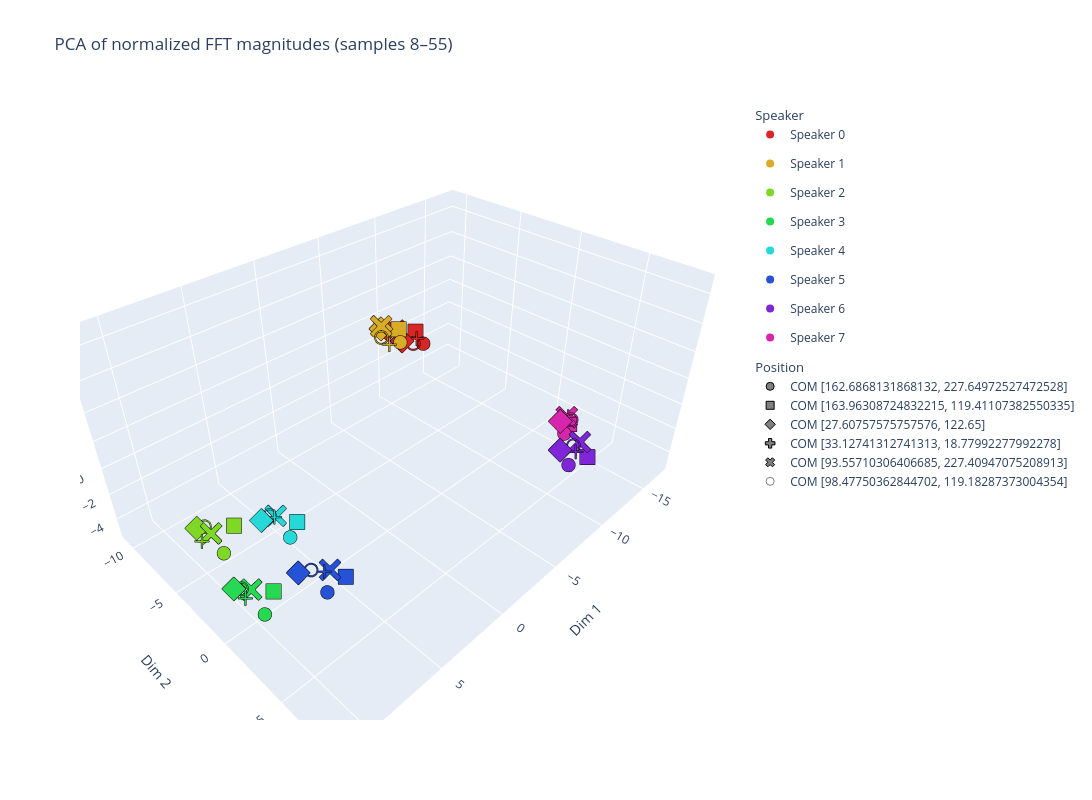
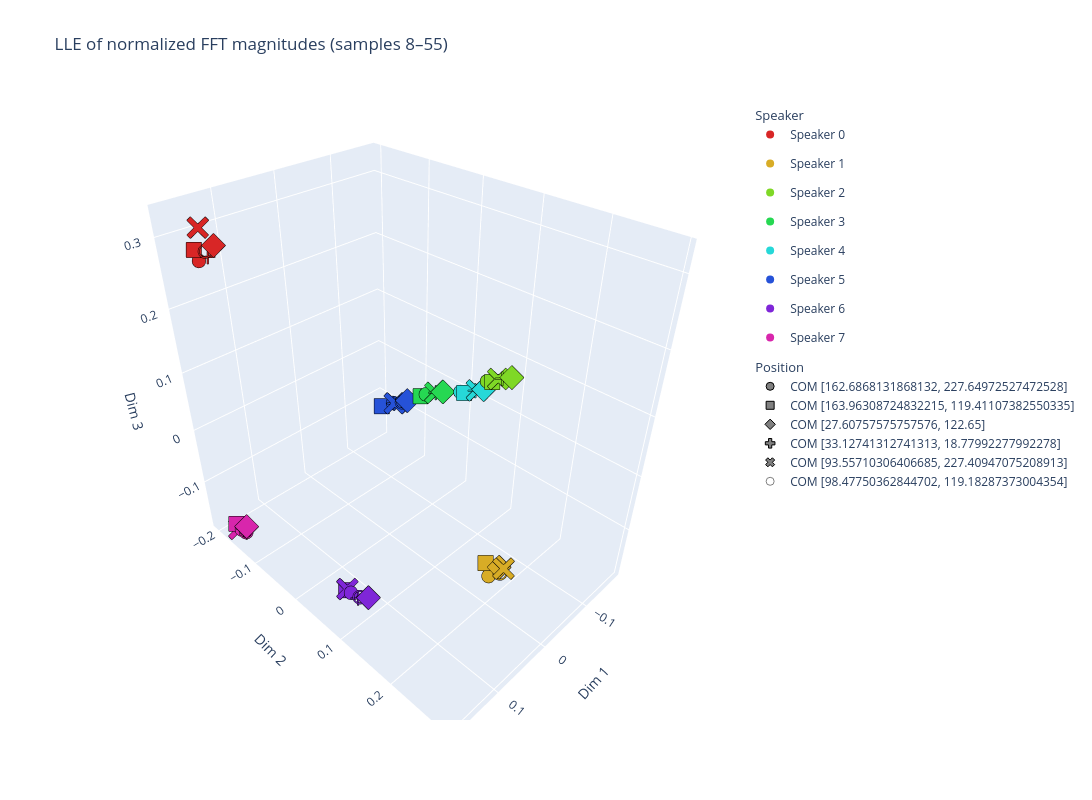
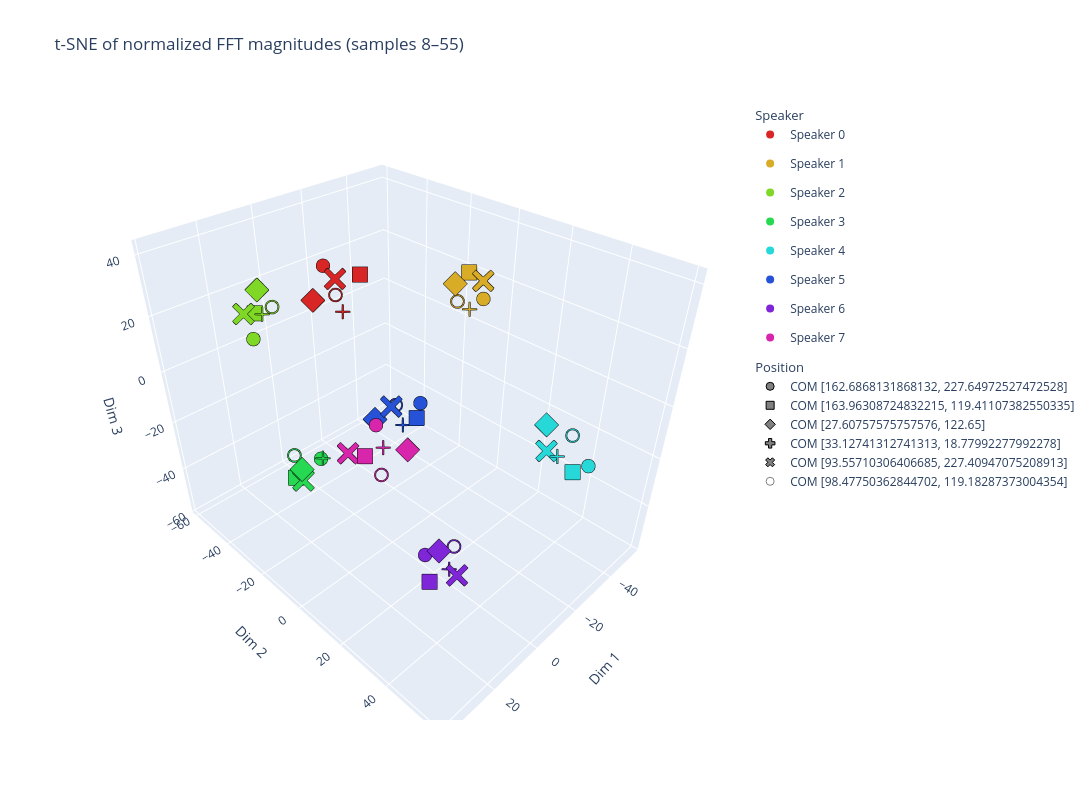
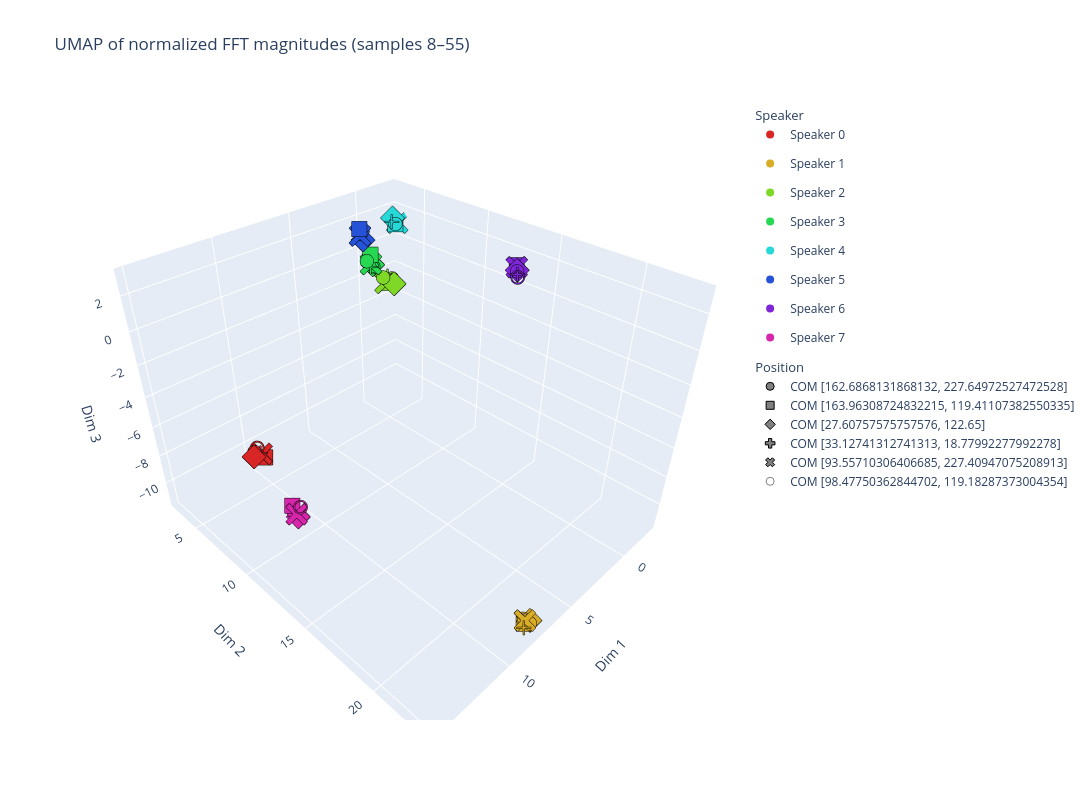

Here is the notebook cell these charts were saved with, in order:
### Code cell
import plotly.graph_objects as go
import colorsys

def hsl_to_hex(h, s, l):
    r, g, b = colorsys.hls_to_rgb(h / 360, l / 100, s / 100)
    return f'#{int(r*255):02x}{int(g*255):02x}{int(b*255):02x}'

def plot_embedding_3d(embedding, title='3D Embedding'):
    unique_positions = sorted(set(positions))
    valid_markers = ['circle', 'square', 'diamond', 'cross', 'x', 'circle-open', 'square-open', 'diamond-open']
    pos_to_marker = {p: valid_markers[i % len(valid_markers)] for i, p in enumerate(unique_positions)}

    n_speakers = 8
    spk_to_color = {s: hsl_to_hex(int(360 * s / n_speakers), 70, 50) for s in range(n_speakers)}

    traces = {}
    for pt, speaker, pos, com, name in zip(embedding, speakers, positions, coms, names):
        key = (speaker, pos)
        if key not in traces:
            traces[key] = dict(x=[], y=[], z=[], text=[], marker_symbol=pos_to_marker[pos],
                               color=spk_to_color[speaker], speaker=speaker)
        traces[key]['x'].append(pt[0])
        traces[key]['y'].append(pt[1])
        traces[key]['z'].append(pt[2])
        traces[key]['text'].append(f"sample {name}<br>speaker {speaker}<br>COM ({com[0]:.1f}, {com[1]:.1f})")

    data_traces = [
        go.Scatter3d(x=t['x'], y=t['y'], z=t['z'], text=t['text'], mode='markers',
                     hovertemplate='%{text}<extra></extra>',
                     showlegend=False, legendgroup=f"spk_{t['speaker']}",
                     marker=dict(size=8, symbol=t['marker_symbol'], color=t['color'], line=dict(width=1, color='black')))
        for t in traces.values()
    ]
    spk_legend = [
        go.Scatter3d(x=[None], y=[None], z=[None], mode='markers',
                     name=f'Speaker {s}', legendgroup=f'spk_{s}',
                     legendgrouptitle=dict(text='Speaker') if i == 0 else {},
                     marker=dict(size=8, symbol='circle', color=spk_to_color[s]))
        for i, s in enumerate(range(n_speakers))
    ]
    pos_legend = [
        go.Scatter3d(x=[None], y=[None], z=[None], mode='markers',
                     name=f'COM {p}', legendgroup='position',
                     legendgrouptitle=dict(text='Position') if i == 0 else {},
                     marker=dict(size=8, symbol=pos_to_marker[p], color='grey', line=dict(width=1, color='black')))
        for i, p in enumerate(unique_positions)
    ]
    fig = go.Figure(data_traces + spk_legend + pos_legend)
    fig.update_layout(title=title, width=1400, height=800,
                      scene=dict(xaxis_title='Dim 1', yaxis_title='Dim 2', zaxis_title='Dim 3'),
                      legend=dict(groupclick='togglegroup'))
    fig.show()

for emb, name in [(pcs, 'PCA'), (lle, 'LLE'), (tsne, 't-SNE'), (ump, 'UMAP')]:
    plot_embedding_3d(emb, title=f'{name} of normalized FFT magnitudes (samples 8–55)')
